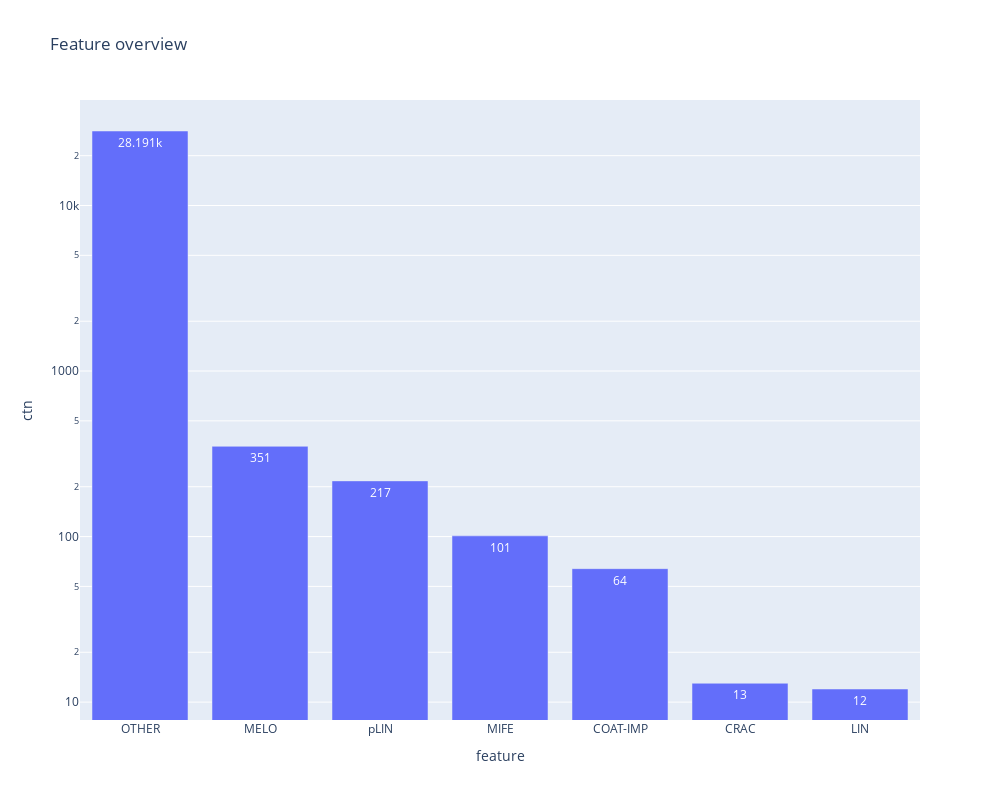

Here is the notebook cell this chart was saved with:
### Code cell
fig5 = px.bar(df_24joared, x='feature', y='ctn', title='Feature overview',  text_auto=True, log_y=True, width=1000, height=800)
fig5.show()

### Figure 1 — Plotly figure (JSON) as saved in the notebook; plotly's stock layout.template omitted (floating-point values rounded to 4 significant figures)
{"data": [{"alignmentgroup": "True", "hovertemplate": "feature=%{x}<br>ctn=%{y}<extra></extra>", "legendgroup": "", "marker": {"color": "#636efa", "pattern": {"shape": ""}}, "name": "", "offsetgroup": "", "orientation": "v", "showlegend": false, "textposition": "auto", "texttemplate": "%{y}", "type": "bar", "x": ["OTHER", "MELO", "pLIN", "MIFE", "COAT-IMP", "CRAC", "LIN"], "xaxis": "x", "y": [28191, 351, 217, 101, 64, 13, 12], "yaxis": "y"}], "layout": {"barmode": "relative", "height": 800, "legend": {"tracegroupgap": 0}, "title": {"text": "Feature overview"}, "width": 1000, "xaxis": {"anchor": "y", "autorange": true, "domain": [0, 1], "range": [-0.5, 6.5], "title": {"text": "feature"}, "type": "category"}, "yaxis": {"anchor": "x", "autorange": true, "domain": [0, 1], "range": [0.8919, 4.637], "title": {"text": "ctn"}, "type": "log"}}}
